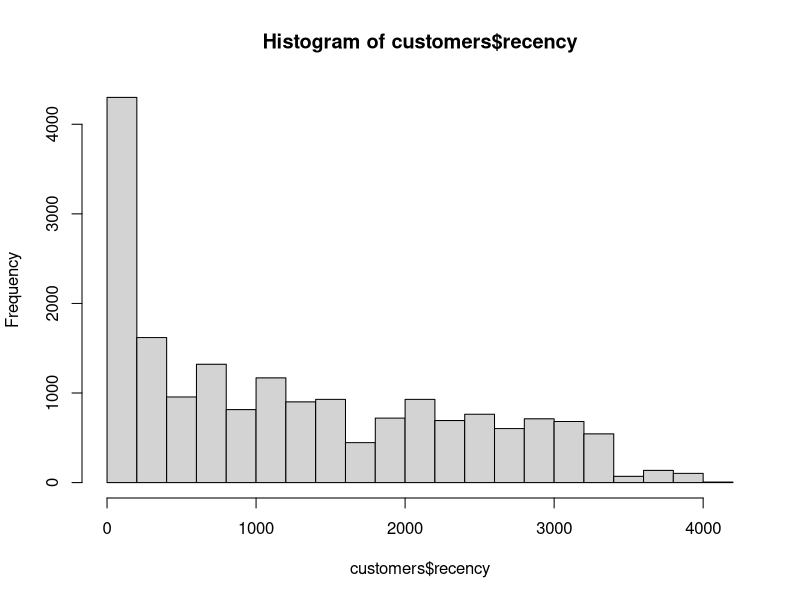
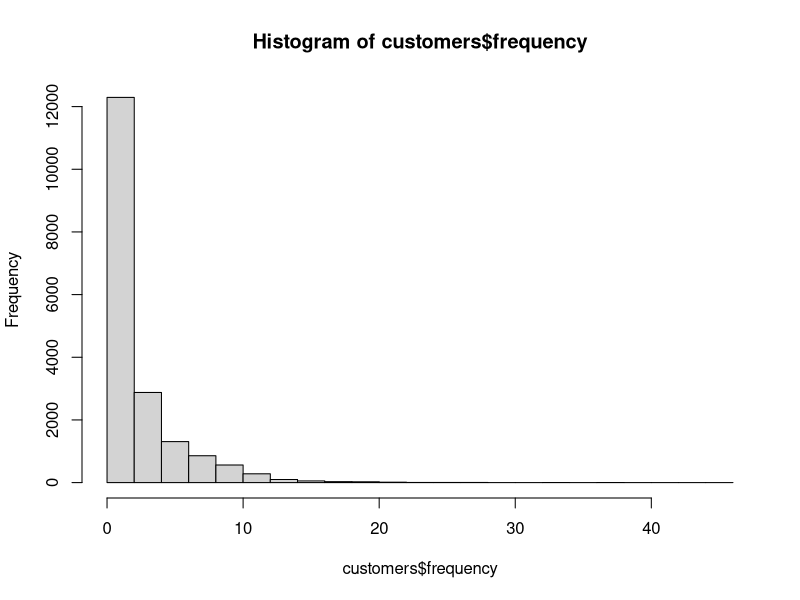
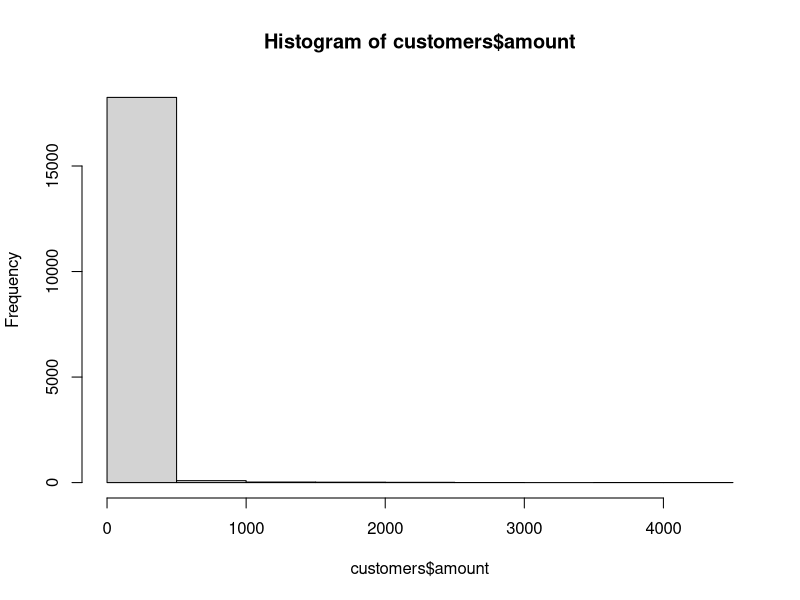
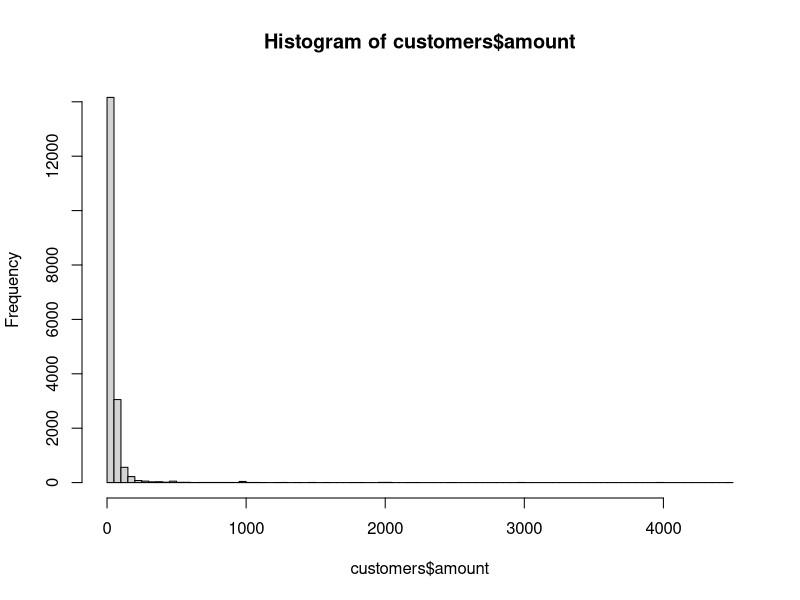
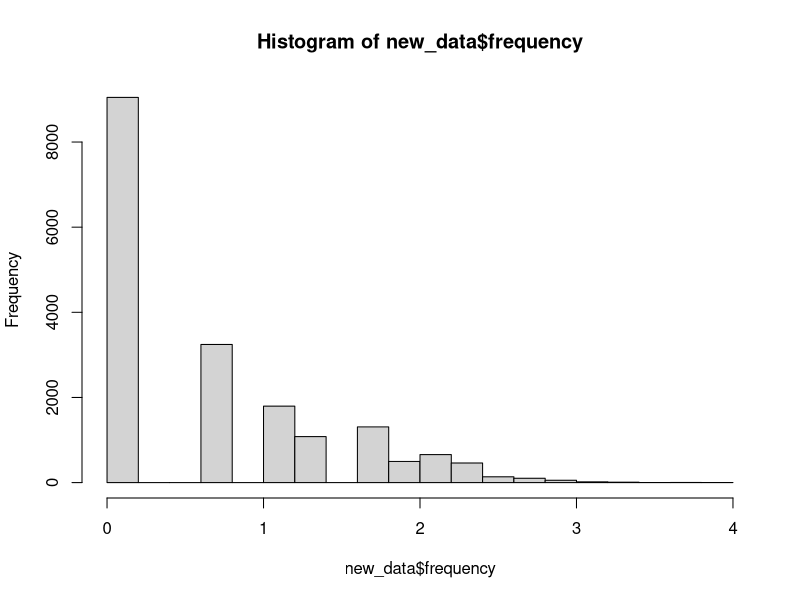
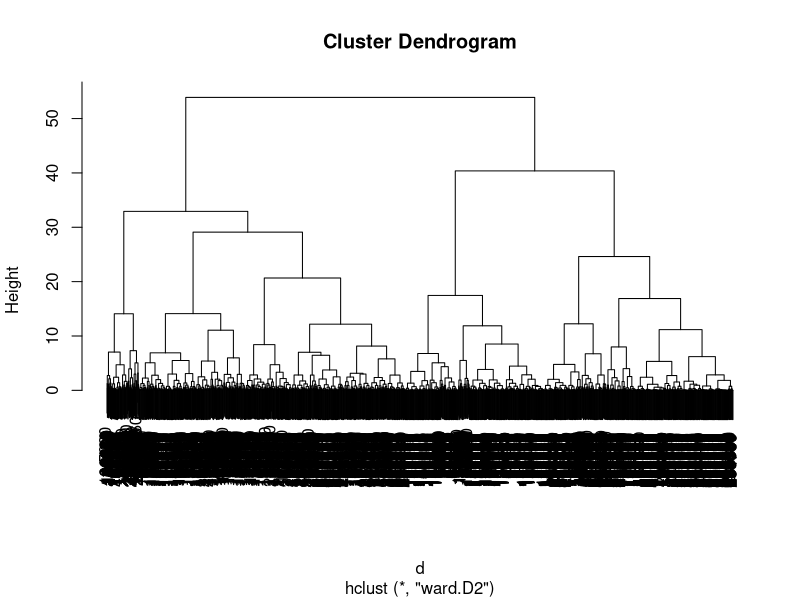

Recreate these plots in R, in order.

# __________________________________________________________
# //////////////////////////////////////////////////////////
#
#    MODULE 1 - STATISTICAL SEGMENTATION
# __________________________________________________________
# //////////////////////////////////////////////////////////


# --- COMPUTING RECENCY, FREQUENCY, MONETARY VALUE ---------

#displays your working directory
getwd()
#sets directory
setwd("../DELL/projects/business_analytics")
# Load text file into local variable called 'data'
data = read.delim(file = 'purchases.txt', header = FALSE, sep ='\t', dec ='.')

# Add headers and interpret the last column as a date, extract year of purchase
colnames(data) = c('customer_id', 'purchase_amount', 'date_of_purchase')
data$date_of_purchase = as.Date(data$date_of_purchase, "%Y-%m-%d")
data$days_since       = as.numeric(difftime(time1 = "2016-01-01",
                                            time2 = data$date_of_purchase,
                                            units = "days"))

# Display the data after transformation
head(data)
summary(data)
View(data)

# Compute key marketing indicators using SQL language
library(sqldf)

# Compute recency, frequency, and average purchase amount
customers = sqldf("SELECT customer_id,
                          MIN(days_since) AS 'recency',
                          COUNT(*) AS 'frequency',
                          AVG(purchase_amount) AS 'amount'
                   FROM data GROUP BY 1")

# Explore the data
head(customers)
summary(customers)
hist(customers$recency)
hist(customers$frequency)
hist(customers$amount)
hist(customers$amount, breaks = 100)


# --- PREPARING AND TRANSFORMING DATA ----------------------


# Copy customer data into new data frame
new_data = customers

# Remove customer id as a variable, store it as row names
head(new_data)
row.names(new_data) = new_data$customer_id
new_data$customer_id = NULL
head(new_data)

# Take the log-transform of the frequency, and plot
new_data$frequency = log(new_data$frequency)
new_data$amount = log(new_data$amount)
hist(new_data$frequency)

# Standardize variables
new_data = scale(new_data)
head(new_data)


# --- RUNNING A HIERARCHICAL SEGMENTATION ------------------


# Compute distance metrics on standardized data
# This will likely generate an error on most machines
# d = dist(new_data)

# Take a 10% sample
sample = seq(1, 18417, by = 10)
head(sample)
customers_sample = customers[sample, ]
new_data_sample  = new_data[sample, ]

# Compute distance metrics on standardized data
d = dist(new_data_sample)

# Perform hierarchical clustering on distance metrics
c = hclust(d, method="ward.D2")

# Plot de dendogram
plot(c)

# Cut at 9 segments
members = cutree(c, k = 5)

# Show 30 first customers, frequency table
members[1:30]
table(members)

# Show profile of each segment
aggregate(customers_sample[, 2:4], by = list(members), mean)
